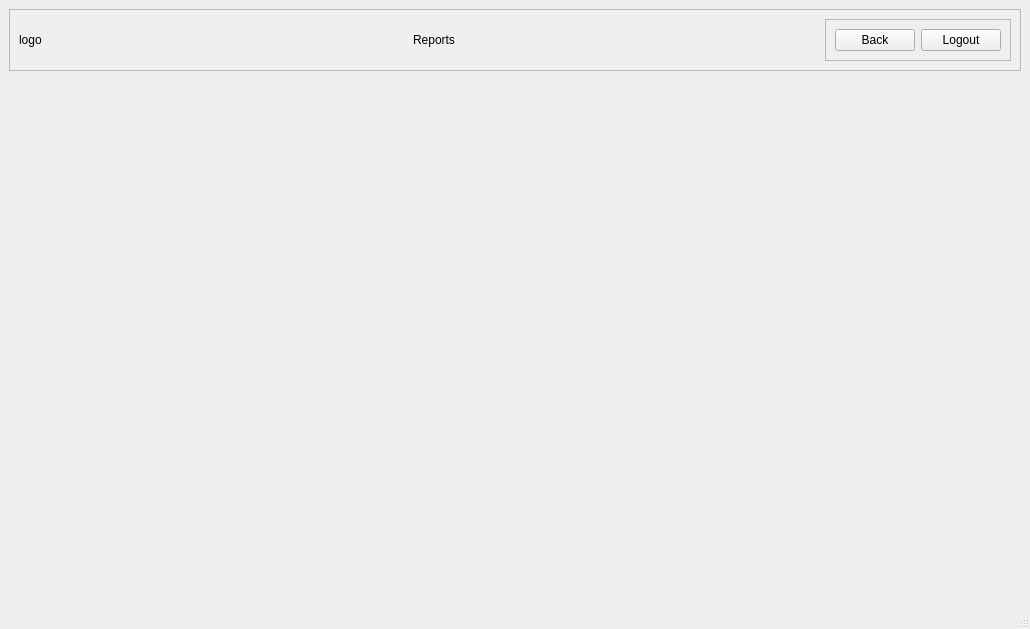
<?xml version="1.0" encoding="UTF-8"?>
<ui version="4.0">
 <class>MainWindow</class>
 <widget class="QMainWindow" name="MainWindow">
  <property name="geometry">
   <rect>
    <x>0</x>
    <y>0</y>
    <width>1030</width>
    <height>629</height>
   </rect>
  </property>
  <property name="windowTitle">
   <string>MainWindow</string>
  </property>
  <widget class="QWidget" name="centralwidget">
   <layout class="QVBoxLayout" name="verticalLayout">
    <item>
     <widget class="QFrame" name="frame">
      <property name="frameShape">
       <enum>QFrame::StyledPanel</enum>
      </property>
      <property name="frameShadow">
       <enum>QFrame::Raised</enum>
      </property>
      <layout class="QHBoxLayout" name="horizontalLayout_2">
       <item>
        <widget class="QLabel" name="xymaLogo">
         <property name="text">
          <string>logo</string>
         </property>
        </widget>
       </item>
       <item>
        <spacer name="horizontalSpacer">
         <property name="orientation">
          <enum>Qt::Horizontal</enum>
         </property>
         <property name="sizeHint" stdset="0">
          <size>
           <width>364</width>
           <height>20</height>
          </size>
         </property>
        </spacer>
       </item>
       <item>
        <widget class="QLabel" name="label_2">
         <property name="text">
          <string>Reports</string>
         </property>
        </widget>
       </item>
       <item>
        <spacer name="horizontalSpacer_2">
         <property name="orientation">
          <enum>Qt::Horizontal</enum>
         </property>
         <property name="sizeHint" stdset="0">
          <size>
           <width>363</width>
           <height>20</height>
          </size>
         </property>
        </spacer>
       </item>
       <item>
        <widget class="QFrame" name="frame_2">
         <property name="frameShape">
          <enum>QFrame::StyledPanel</enum>
         </property>
         <property name="frameShadow">
          <enum>QFrame::Raised</enum>
         </property>
         <layout class="QHBoxLayout" name="horizontalLayout">
          <item>
           <widget class="QPushButton" name="reportsBackButton">
            <property name="text">
             <string>Back</string>
            </property>
           </widget>
          </item>
          <item>
           <widget class="QPushButton" name="logoutButton">
            <property name="text">
             <string>Logout</string>
            </property>
           </widget>
          </item>
         </layout>
        </widget>
       </item>
      </layout>
     </widget>
    </item>
    <item>
     <spacer name="verticalSpacer">
      <property name="orientation">
       <enum>Qt::Vertical</enum>
      </property>
      <property name="sizeHint" stdset="0">
       <size>
        <width>20</width>
        <height>488</height>
       </size>
      </property>
     </spacer>
    </item>
   </layout>
  </widget>
  <widget class="QMenuBar" name="menubar">
   <property name="geometry">
    <rect>
     <x>0</x>
     <y>0</y>
     <width>1030</width>
     <height>26</height>
    </rect>
   </property>
  </widget>
  <widget class="QStatusBar" name="statusbar"/>
 </widget>
 <resources/>
 <connections/>
</ui>
